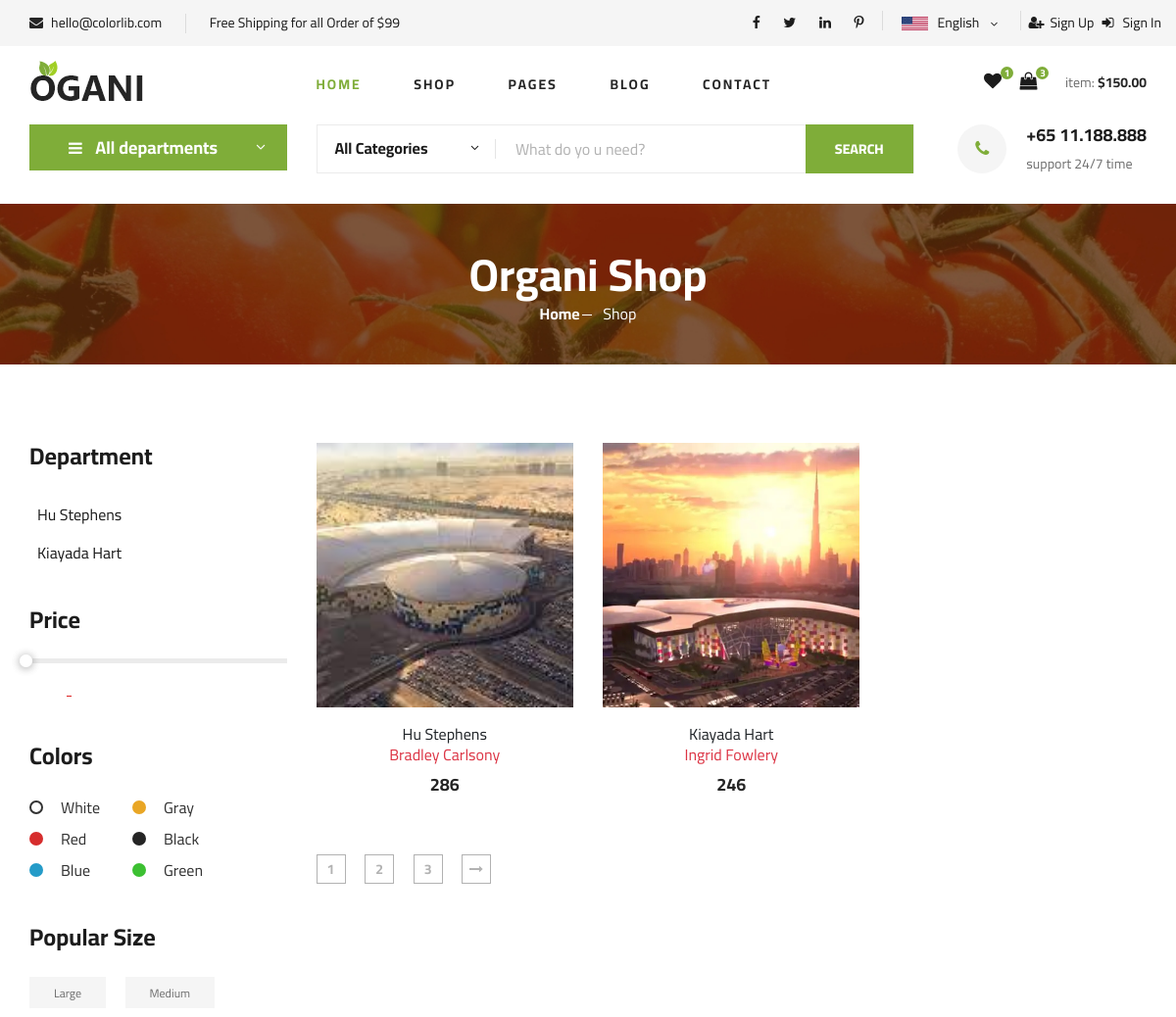
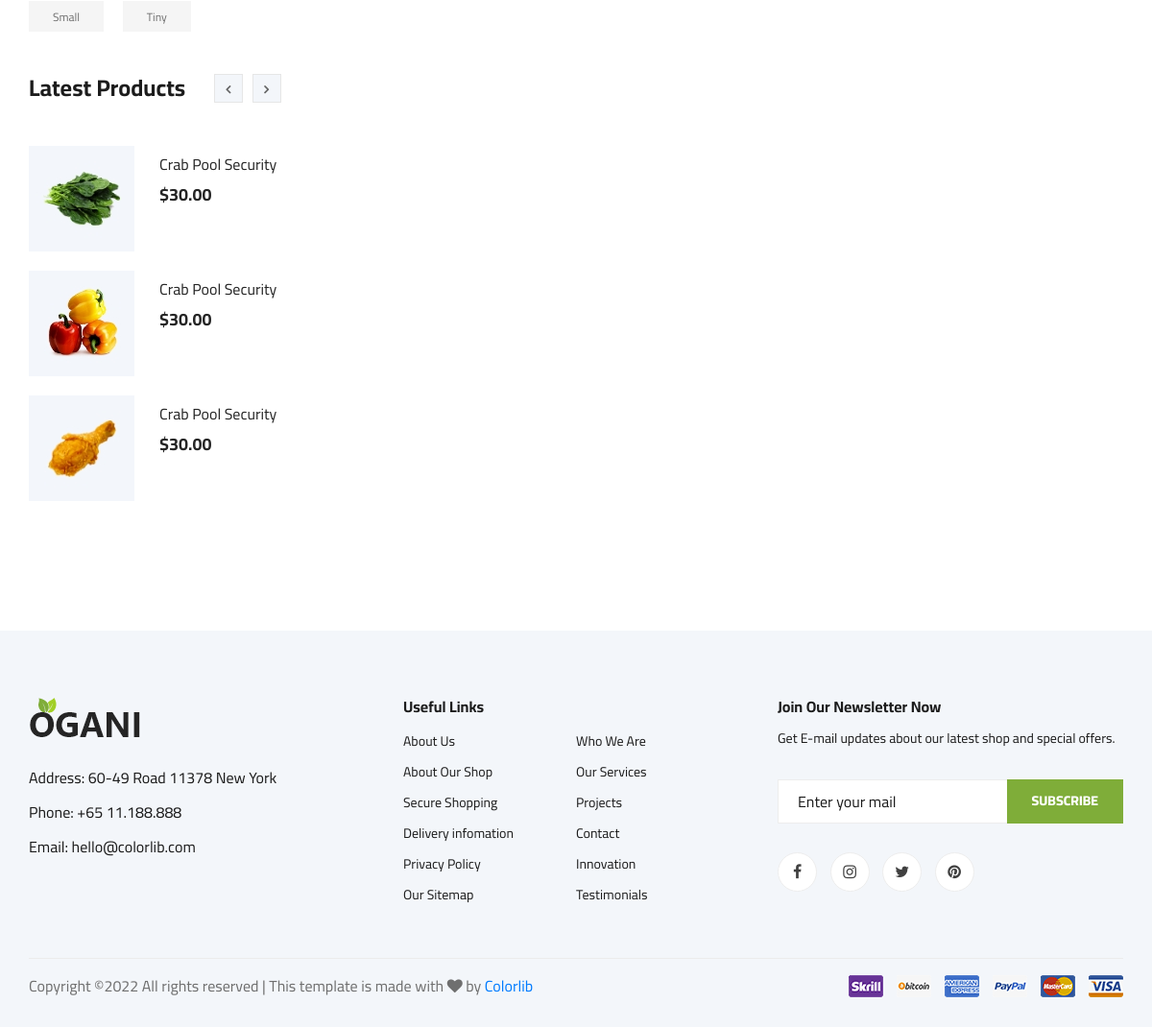
/product_list.php, run on the app's committed database (2 pictures, top to bottom).
### tables this page shows
CREATE TABLE `catagory` (
  `id` int(11) NOT NULL,
  `catagory_name` varchar(50) NOT NULL,
  `slug` varchar(150) NOT NULL,
  `catagory_img` varchar(180) NOT NULL
);

CREATE TABLE `products` (
  `id` int(11) NOT NULL,
  `cat_id` int(11) NOT NULL,
  `product_name` varchar(85) NOT NULL,
  `product_slug` varchar(100) NOT NULL,
  `product_desc` text NOT NULL,
  `product_price` varchar(35) NOT NULL,
  `product_img` varchar(180) NOT NULL
);

### product_list.php (the view, shortened to what this page needs)
<?php require_once('inc_file/header.php');
 ?>
<body>
<?php require_once('inc_file/menu_bar.php'); ?>
    <section class="hero hero-normal">
        <div class="container">
            <div class="row">
                <div class="col-lg-3">
                    <div class="hero__categories">
                        <div class="hero__categories__all">
                            <i class="fa fa-bars"></i>
                            <span>All departments</span>
                        </div>
                    </div>
                </div>
                <div class="col-lg-9">
                    <div class="hero__search">
                        <div class="hero__search__form">
                            <form action="#">
                                <div class="hero__search__categories">
                                    All Categories
                                    <span class="arrow_carrot-down"></span>
                                </div>
                                <input type="text" placeholder="What do yo u need?">
                                <button type="submit" class="site-btn">SEARCH</button>
                            </form>
                        </div>
                        <div class="hero__search__phone">
                            <div class="hero__search__phone__icon">
                                <i class="fa fa-phone"></i>
                            </div>
                            <div class="hero__search__phone__text">
                                <h5>+65 11.188.888</h5>
                                <span>support 24/7 time</span>
                            </div>
                        </div>
                    </div>
                </div>
            </div>
        </div>
    </section>
    <section class="breadcrumb-section set-bg" data-setbg="img/breadcrumb.jpg">
        <div class="container">
            <div class="row">
                <div class="col-lg-12 text-center">
                    <div class="breadcrumb__text">
                        <h2>Organi Shop</h2>
                        <div class="breadcrumb__option">
                            <a href="./index.html">Home</a>
                            <span>Shop</span>
                        </div>
                    </div>
                </div>
            </div>
        </div>
    </section>
    <section class="product spad">
        <div class="container">
            <div class="row">
                <div class="col-lg-3 col-md-5">
                    <div class="sidebar">
                        <div class="sidebar__item">
                            <h4>Department</h4>
                            <ul>
                              <?php
                  require_once('admin/connect.php');
                  $sql ="SELECT * FROM catagory Order by ID ASC";
                  $result = mysqli_query($links,$sql);
                  while($row = mysqli_fetch_assoc($result)){
                    ?>
                            <li>
                                <a href="category_wise_product.php?category_id=<?php echo $row['id'] ?>" class="px-2"><?php echo $row['catagory_name'] ?></a>
                            </li>
                           <?php } ?>
                            </ul>
                        </div>
                        <div class="sidebar__item">
                            <h4>Price</h4>
                            <div class="price-range-wrap">
                                <div class="price-range ui-slider ui-corner-all ui-slider-horizontal ui-widget ui-widget-content"
                                    data-min="10" data-max="540">
                                    <span tabindex="0" class="ui-slider-handle ui-corner-all ui-state-default"></span>
                                </div>
                                <div class="range-slider">
                                    <div class="price-input">
                                        <input type="text" id="minamount">
                                        <input type="text" id="maxamount">
                                    </div>
                                </div>
                            </div>
                        </div>
                        <div class="sidebar__item sidebar__item__color--option">
                            <h4>Colors</h4>
                            <div class="sidebar__item__color sidebar__item__color--white">
                                <label for="white">
                                    White
                                </label>
                            </div>
                            <div class="sidebar__item__color sidebar__item__color--gray">
                                <label for="gray">
                                    Gray
                                </label>
                            </div>
                            <div class="sidebar__item__color sidebar__item__color--red">
                                <label for="red">
                                    Red
                                </label>
                            </div>
                            <div class="sidebar__item__color sidebar__item__color--black">
                                <label for="black">
                                    Black
                                </label>
                            </div>
                            <div class="sidebar__item__color sidebar__item__color--blue">
                                <label for="blue">
                                    Blue
                                </label>
                            </div>
                            <div class="sidebar__item__color sidebar__item__color--green">
                                <label for="green">
                                    Green
                                </label>
                            </div>
                        </div>
                        <div class="sidebar__item">
                            <h4>Popular Size</h4>
                            <div class="sidebar__item__size">
                                <label for="large">
                                    Large
                                </label>
                            </div>
                            <div class="sidebar__item__size">
                                <label for="medium">
                                    Medium
                                </label>
                            </div>
                            <div class="sidebar__item__size">
                                <label for="small">
                                    Small
                                </label>
                            </div>
                            <div class="sidebar__item__size">
                                <label for="tiny">
                                    Tiny
                                </label>
                            </div>
                        </div>
                        <div class="sidebar__item">
                            <div class="latest-product__text">
                                <h4>Latest Products</h4>
                                <div class="latest-product__slider owl-carousel">
                                    <div class="latest-prdouct__slider__item">
                                        <a href="#" class="latest-product__item">
                                            <div class="latest-product__item__pic">
                                                <img src="img/latest-product/lp-1.jpg" alt="">
                                            </div>
                                            <div class="latest-product__item__text">
                                                <h6>Crab Pool Security</h6>
                                                <span>$30.00</span>
                                            </div>
                                        </a>
                                        <a href="#" class="latest-product__item">
                                            <div class="latest-product__item__pic">
                                                <img src="img/latest-product/lp-2.jpg" alt="">
                                            </div>
                                            <div class="latest-product__item__text">
                                                <h6>Crab Pool Security</h6>
                                                <span>$30.00</span>
                                            </div>
                                        </a>
                                        <a href="#" class="latest-product__item">
                                            <div class="latest-product__item__pic">
                                                <img src="img/latest-product/lp-3.jpg" alt="">
                                            </div>
                                            <div class="latest-product__item__text">
                                                <h6>Crab Pool Security</h6>
                                                <span>$30.00</span>
                                            </div>
                                        </a>
                                    </div>
                                </div>
                            </div>
                        </div>
                    </div>
                </div>
                <div class="col-lg-9 col-md-7">
                    <div class="row">
                       <?php
 require_once('admin/connect.php');
         $sql="SELECT products.product_name,products.product_price,products.product_img,products.id,catagory.catagory_name FROM products,catagory WHERE products.cat_id=catagory.id";
      $result = mysqli_query($links,$sql);
       while ($getData = mysqli_fetch_assoc($result)) {
 ?>
                        <div class="col-lg-4 col-md-6 col-sm-6">
                            <div class="product__item">
                                <div class="product__item__pic set-bg" data-setbg="admin/products/<?php echo $getData['product_img'] ?>">
                                </div>
                                <div class="product__item__text">
                                    <span><?php echo $getData['catagory_name'] ?></span>
                                    <h6><a href="single_product.php?pro_id=<?php echo $getData['id']?>" class="text-danger pt-2 pb-1"><?php echo $getData['product_name'] ?>y</a></h6>
                                    <h5><?php echo $getData['product_price'] ?></h5>
                                </div>
                            </div>
                        </div>
                    <?php } ?>
                    </div>
                    <div class="product__pagination">
                        <a href="#">1</a>
                        <a href="#">2</a>
                        <a href="#">3</a>
                        <a href="#"><i class="fa fa-long-arrow-right"></i></a>
                    </div>
                </div>
            </div>
        </div>
    </section>
   <?php require_once('inc_file/footer.php'); ?>

### data on the page
catagory: catagory_name "Hu Stephens"
catagory: catagory_name "Kiayada Hart"
products: shows a picture, catagory.catagory_name "Hu Stephens", product_name "Bradley Carlson", product_price "286"
products: shows a picture, catagory.catagory_name "Kiayada Hart", product_name "Ingrid Fowler", product_price "246"
